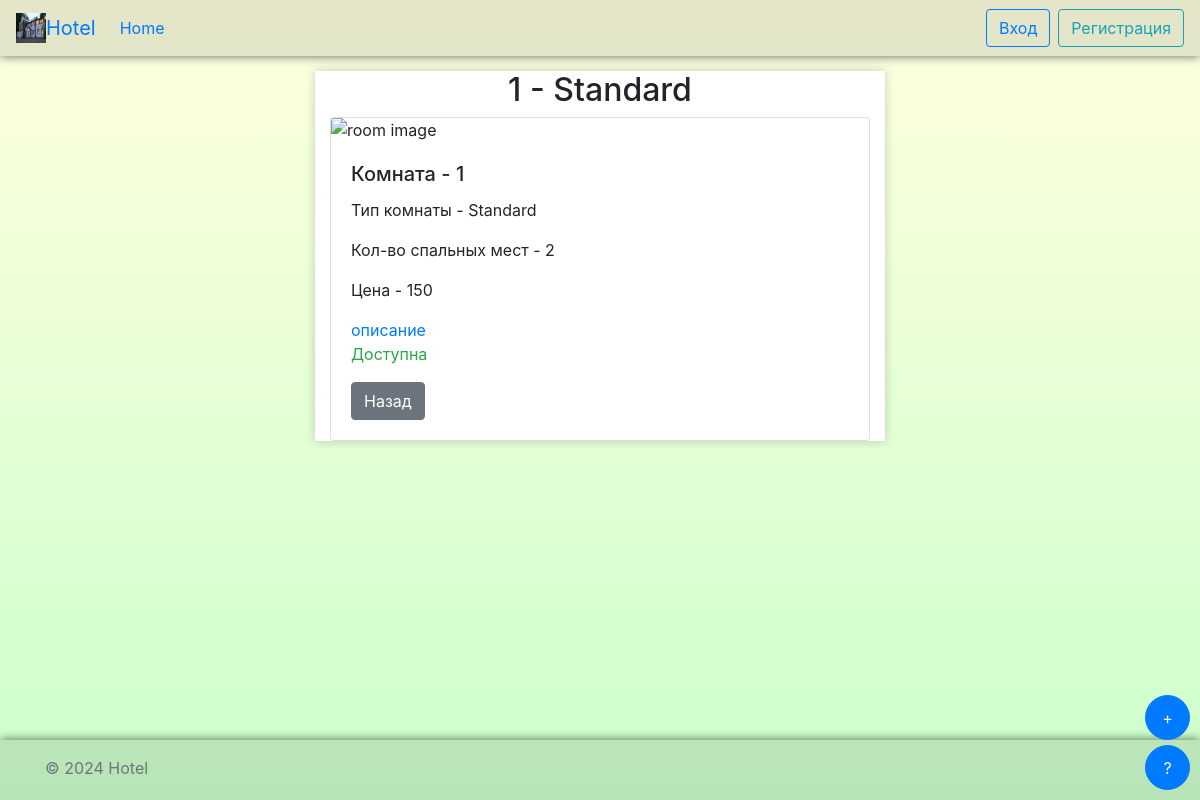
Screenshot of /3/ with the database file from the repository.
### rooms/models.py (models this page shows, shortened)
class Room(models.Model):
    id = models.AutoField(primary_key=True)
    room_type = models.ForeignKey(RoomType, on_delete=models.CASCADE)
    number = models.IntegerField()
    beds = models.IntegerField()
    price = models.IntegerField()
    is_available = models.BooleanField(default=True)
    image = models.ImageField(upload_to='room_images/', null=True, blank=True)
    description = models.TextField(null=True, blank=True)
    is_deleted = models.BooleanField(default=False)

class RoomType(models.Model):
    id = models.AutoField(primary_key=True)
    name = models.CharField(max_length=50)
    description = models.TextField(null=True, blank=True)

### rooms/views.py (the view)
# urls.py: path('<int:room_id>/', views.room_detail, name='room_detail'),
def room_detail(request, room_id):
    room = Room.objects.get(id=room_id)
    if request.user.is_authenticated:
        is_in_basket = Basket.objects.filter(user=request.user, room=room).exists()
        return render(request, 'rooms/room_detail.html', {'room': room, 'is_in_basket': is_in_basket})
    return render(request, 'rooms/room_detail.html', {'room': room})

### templates/rooms/room_detail.html (shortened to what this page needs)
{% extends 'layout.html' %}
{% block content %}
    <div class="row">
        <div class="col-3"></div>
        <div class="col-6 bg-white" style="box-shadow: 0 0 10px rgba(0, 0, 0, 0.2)">
            <h2 class="text-center">{{ room.number }} - {{ room.room_type.name }}</h2>
            <div class="card">
                <img src="https://i.ytimg.com/vi/7niYPpflrRc/maxresdefault.jpg" class="card-img-top" alt="room image">
                <div class="card-body">
                    <h5 class="card-title">Комната - {{ room.number }}</h5>
                    <p class="card-text">Тип комнаты - {{ room.room_type.name }}</p>
                    <p class="card-text">Кол-во спальных мест - {{ room.beds }}</p>
                    <p class="card-text">Цена - {{ room.price }}</p>
                    <a data-toggle="collapse" href="#collapseExample" role="button"
                       aria-expanded="false" aria-controls="collapseExample">
                        описание
                    </a>
                    <p class="card-text {% if room.is_available %}text-success{% else %}text-danger{% endif %}">
                        {% if room.is_available %}Доступна{% else %}Недоступна{% endif %}</p>
                    <a href="{% url 'room_list' %}" class="btn btn-secondary">Назад</a>
                </div>
            </div>
        </div>
        <div class="col-3"></div>
    </div>
{% endblock %}

### rows the page displays
Room: number "1", room_type.name "Standard", beds "2", price "150"
